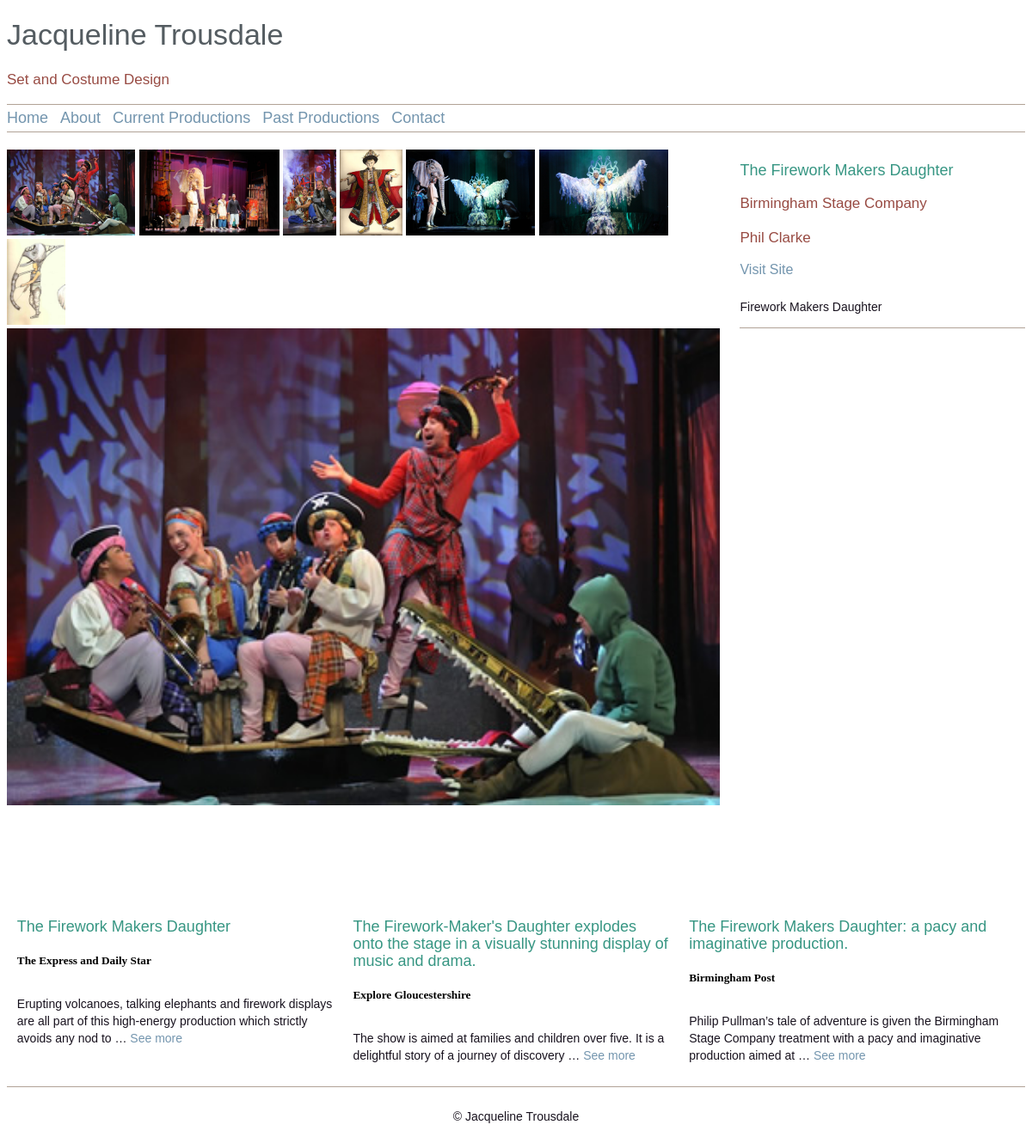
Page /page/past/fireworkmaker on the committed database.
### shows/models.py (models this page shows, shortened)
class Category(models.Model):
	title = models.CharField(max_length=200)
	link = models.CharField(max_length=200)
	order = models.IntegerField(unique=True)
	class Meta:
		verbose_name_plural = "categories"

class ImageElement(models.Model):
	show = models.ForeignKey(Show, on_delete = models.CASCADE)
	title = models.CharField(max_length=200, blank=True)
	description = models.TextField(null=True, blank=True)
	image = models.ImageField(upload_to='show_images/')
	order = models.IntegerField()
	def image_tag(self):
		return u'<image src="%s" height="200"/>' % self.image.url
	image_tag.short_description = 'Image'
	image_tag.allow_tags = True

class Show(models.Model):
	category = models.ForeignKey(Category, on_delete = models.PROTECT, null=True)
	title = models.CharField(max_length=200)
	link = models.CharField(max_length=200, unique=True)
	start_date = models.DateField()
	end_date = models.DateField()
	director = models.CharField(max_length=200)
	company = models.CharField(max_length=200)
	description = models.TextField()
	homepage = models.BooleanField()
	company_page = models.CharField(max_length=300)
	site_live = models.BooleanField(null=False, default=False)
	poster = models.ImageField(upload_to='show_posters/')
	@property
	def main_image(self):
		try:
			image = self.imageelement_set.all().order_by('order')[0]
		except IndexError:
			return 0
		return image
	@property
	def images(self):
		return self.imageelement_set.all().order_by('order')

class Review(models.Model):
	show = models.ForeignKey(Show, on_delete=models.CASCADE)
	title = models.CharField(max_length=200)
	content = models.TextField()
	publisher = models.CharField(max_length=200)
	link = models.CharField(max_length=300)

### shows/views.py (the view)
# urls.py: url(r'^page/(?P<category_link>[\w+]+)/(?P<show_link>[\w+]+)$', views.show, name='show'),
def show(request, category_link, show_link):
	try:
		show = Show.objects.get(link = show_link)
	except:
		raise Http404("Show does not Exist")
	reviews = show.review_set.all()
	return render(request, 'shows/showview.html', {'menu': Category.objects.all().order_by('order'), 'show': show, 'reviews': reviews})

### shows/templates/shows/showview.html (shortened to what this page needs)
{% extends 'shows/base.html' %}
{%block content%}
	<div id='phototable'>
			<div>
			{% if show.images|length > 1 %}
			{% for image in show.images %}
				<a href='javascript:changephoto("{{image.image.url}}", "{{ image.title }}", "{{image.description }}")'>
					<img src='{{ image.image.url }}' class='smallphoto' alt="{{ image.title }}"/>
				</a>
			{% endfor%}
			{%endif%}
			</div>
			<div id='main'>
				{% if show.main_image%}
					<img src='{{ show.main_image.image.url }}' id='mainphoto' alt='{{ show.main_image.title }}'/>
				{% endif %}
			</div>
	</div>
	<div id='showinfo'>
		<div class='left'>
		<h2>{{show.title}}</h2>
		<h3>{{show.company}}</h3>
		<h3>{{show.director}}</h3>
		<div class='left'><a href='{{ show.company_page }}' target="_blank">Visit Site</a></div>
		<br>
		<p>{{show.description}}</p>
		</div>
	</div>
	<div id='photoinfo'>
	</div>
	{% if reviews%}
	<div>
		<div id='review'>
				{%for review in reviews%}
					<div id='reviewbox'>
					<h2>{{review.title}}</h2>
					<h5>{{review.publisher}}</h5>
					<p>{{review.content|truncatewords:20}} <a href="{{review.link}}" target="_blank">See more</a></p>
					</div>
				{%endfor%}
		</div>
	</div>
	{% endif %}
{% endblock %}

### shows/templates/shows/base.html (shortened to what this page needs)
<!DOCTYPE html>
{%load static%}
<html>
<head>
	<link rel='stylesheet' type='text/css' href="{% static 'shows/style.css' %}" />
</head>
<body>
<div id="container">
	<div id="header">
		<div id="title">
			<h1>Jacqueline Trousdale</h1>
			<h3>Set and Costume Design</h3>
		</div>
		<div id="menu">
			<li><a href="{% url 'index' %}">Home</a></li>
			{% for element in menu %}
				<li><a href="{% url 'overview' element.link %}">{{element.title}}</a></li>
			{% endfor %}
		</div>
	</div>
	<div id="content">
		{% block content %}
		{% endblock %}
		<div id='footer'>
			<p>&copy; Jacqueline Trousdale</p>
		</div>
	</div>
</div>
</body>
</html>

### shows/static/shows/style.css (style rules this page uses)
@media screen and (min-width: 500px) { #container { width: 100%; margin: 0 auto; } }
@media screen and (min-width: 700px) { #container { width: 100%; margin: 0 auto; } }
#container h1 { color: #545C61; font-family: Tahoma, Verdana, Segoe, sans-serif; font-size: 34px; font-style: normal; font-variant: normal; font-weight: 500; line-height: 35px; }
#container h2 { font-family: Tahoma, Verdana, Segoe, sans-serif; font-size: 18px; font-style: normal; font-variant: normal; font-weight: 500; line-height: 20px; color: #379683; }
#header { border-bottom: 1px solid #B1A296; margin-bottom: 20px; }
#title { border-bottom: 1px solid #B1A296; }
#container h3 { color: #984B43; font-family: Tahoma, Verdana, Segoe, sans-serif; font-size: 17px; font-style: normal; font-variant: normal; font-weight: 500; line-height: 23px; }
p { font-family: Tahoma, Verdana, Segoe, sans-serif; font-size: 14px; font-style: normal; font-variant: normal; font-weight: 400; line-height: 20px; color: #18121E; padding-top: 10px }
#menu li { display: inline; margin-right: 10px; }
#menu { padding-right: 5px; padding-bottom: 5px; padding-top: 5px; margin: 0; }
a { color: #7395AE; text-decoration: none; font-family: Tahoma, Verdana, Segoe, sans-serif; }
#menu a { font-size: 18px; }
#showinfo { float: right; width: 28%; border-bottom: 1px solid #B1A296; }
.left { float: left; clear: left; }
#review { padding-top: 100px; clear: both; }
#reviewbox { float: left; width: 31%; padding: 1%; }
#footer { border-top: 1px solid #B1A296; text-align: center; clear: both; }
img.smallphoto { height: 100px; }
img#mainphoto { width: 100%; }
#phototable { width: 70%; float: left; }
#photoinfo { float: right; width: 28%; }

### rows in the picture
Category: title "About"
Category: title "Current Productions"
Category: title "Past Productions"
Category: title "Contact"
ImageElement: image (picture)
ImageElement: image (picture)
ImageElement: image (picture)
ImageElement: image (picture)
ImageElement: image (picture)
ImageElement: image (picture)
ImageElement: image (picture)
Show: main_image.image (picture), title "The Firework Makers Daughter", company "Birmingham Stage Company", director "Phil Clarke", description "Firework Makers Daughter"
Review: title "The Firework Makers Daughter", publisher "The Express and Daily Star", content "Erupting volcanoes, talking elephants and firework displays are all part of this high-energy production which strictly avoids any nod to …"
Review: title "The Firework-Maker's Daughter explodes onto the stage in a visually stunning display of music and drama.", publisher "Explore Gloucestershire", content "The show is aimed at families and children over five. It is a delightful story of a journey of discovery …"
Review: title "The Firework Makers Daughter: a pacy and imaginative production.", publisher "Birmingham Post", content "Philip Pullman’s tale of adventure is given the Birmingham Stage Company treatment with a pacy and imaginative production aimed at …"
